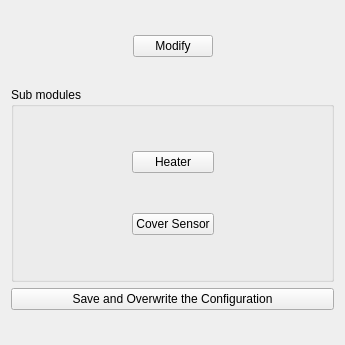
<?xml version="1.0" encoding="UTF-8"?>
<ui version="4.0">
 <class>SystemTracking::COven</class>
 <widget class="QWidget" name="SystemTracking::COven">
  <property name="geometry">
   <rect>
    <x>0</x>
    <y>0</y>
    <width>345</width>
    <height>345</height>
   </rect>
  </property>
  <property name="windowTitle">
   <string>Form</string>
  </property>
  <layout class="QGridLayout" name="gridLayout_2">
   <item row="1" column="1">
    <widget class="QPushButton" name="modifyOven">
     <property name="text">
      <string>Modify</string>
     </property>
    </widget>
   </item>
   <item row="5" column="1">
    <spacer name="verticalSpacer_6">
     <property name="orientation">
      <enum>Qt::Vertical</enum>
     </property>
     <property name="sizeHint" stdset="0">
      <size>
       <width>20</width>
       <height>40</height>
      </size>
     </property>
    </spacer>
   </item>
   <item row="3" column="0" colspan="3">
    <widget class="QGroupBox" name="groupBox">
     <property name="title">
      <string>Sub modules</string>
     </property>
     <layout class="QGridLayout" name="gridLayout">
      <item row="2" column="1">
       <spacer name="verticalSpacer_2">
        <property name="orientation">
         <enum>Qt::Vertical</enum>
        </property>
        <property name="sizeHint" stdset="0">
         <size>
          <width>20</width>
          <height>40</height>
         </size>
        </property>
       </spacer>
      </item>
      <item row="0" column="1">
       <spacer name="verticalSpacer">
        <property name="orientation">
         <enum>Qt::Vertical</enum>
        </property>
        <property name="sizeHint" stdset="0">
         <size>
          <width>20</width>
          <height>40</height>
         </size>
        </property>
       </spacer>
      </item>
      <item row="1" column="1">
       <widget class="QPushButton" name="modifyHeater">
        <property name="text">
         <string>Heater</string>
        </property>
       </widget>
      </item>
      <item row="1" column="2">
       <spacer name="horizontalSpacer_2">
        <property name="orientation">
         <enum>Qt::Horizontal</enum>
        </property>
        <property name="sizeHint" stdset="0">
         <size>
          <width>40</width>
          <height>20</height>
         </size>
        </property>
       </spacer>
      </item>
      <item row="3" column="1">
       <widget class="QPushButton" name="modifyCoverSensor">
        <property name="text">
         <string>Cover Sensor</string>
        </property>
       </widget>
      </item>
      <item row="1" column="0">
       <spacer name="horizontalSpacer">
        <property name="orientation">
         <enum>Qt::Horizontal</enum>
        </property>
        <property name="sizeHint" stdset="0">
         <size>
          <width>40</width>
          <height>20</height>
         </size>
        </property>
       </spacer>
      </item>
      <item row="4" column="1">
       <spacer name="verticalSpacer_3">
        <property name="orientation">
         <enum>Qt::Vertical</enum>
        </property>
        <property name="sizeHint" stdset="0">
         <size>
          <width>20</width>
          <height>40</height>
         </size>
        </property>
       </spacer>
      </item>
     </layout>
    </widget>
   </item>
   <item row="1" column="2">
    <spacer name="horizontalSpacer_4">
     <property name="orientation">
      <enum>Qt::Horizontal</enum>
     </property>
     <property name="sizeHint" stdset="0">
      <size>
       <width>40</width>
       <height>20</height>
      </size>
     </property>
    </spacer>
   </item>
   <item row="2" column="1">
    <spacer name="verticalSpacer_5">
     <property name="orientation">
      <enum>Qt::Vertical</enum>
     </property>
     <property name="sizeHint" stdset="0">
      <size>
       <width>20</width>
       <height>40</height>
      </size>
     </property>
    </spacer>
   </item>
   <item row="1" column="0">
    <spacer name="horizontalSpacer_3">
     <property name="orientation">
      <enum>Qt::Horizontal</enum>
     </property>
     <property name="sizeHint" stdset="0">
      <size>
       <width>40</width>
       <height>20</height>
      </size>
     </property>
    </spacer>
   </item>
   <item row="0" column="1">
    <spacer name="verticalSpacer_4">
     <property name="orientation">
      <enum>Qt::Vertical</enum>
     </property>
     <property name="sizeHint" stdset="0">
      <size>
       <width>20</width>
       <height>40</height>
      </size>
     </property>
    </spacer>
   </item>
   <item row="4" column="0" colspan="3">
    <widget class="QPushButton" name="finalizeConfigBtn">
     <property name="text">
      <string>Save and Overwrite the Configuration</string>
     </property>
    </widget>
   </item>
  </layout>
 </widget>
 <resources/>
 <connections/>
</ui>
